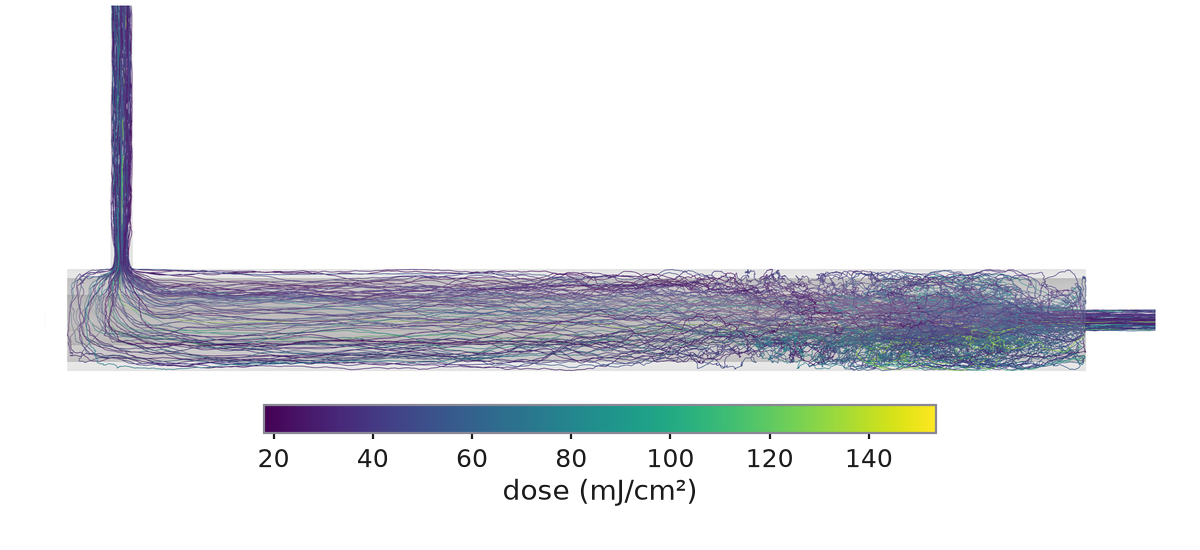
#> input picture figures/renders/pipe-tracks.png, 1200 x 550 px
$ python -i render_sozzi.py   (imports and definitions only)
#> lines starting #> are read from the running program, lines starting #| are printed output that depends on the picture
#!/usr/bin/env python3
"""Pipeline images from a finished Sozzi run (needs pyvista, Pillow, matplotlib).

    python3 scripts/render_sozzi.py <case> [--time 2060]

The deck's images come from the slide 10 DO run (72 directions), traced with writeVtk on: the case
case/slide10_dom6_lu_B under the Sozzi run directory, time 2060.

The case needs the flow and G at the given time, readable by pyvista through a file named out.foam
beside constant/, and postProcessing/radiationDose/<time>/{trajectories.vtk,doseDistribution.csv}.
Writes figures/renders/pipe-{flow,G,tracks,dose,response}.png, all 1200x550.
"""

import argparse
from pathlib import Path

import matplotlib

# [1 line not run here, left out]
import matplotlib.pyplot as plt
import numpy as np
import pyvista as pv
from common import INK, THIS, load_doses, log_reduction
from common import RENDERS as OUT
from PIL import Image, ImageChops

W, H = 1200, 550  # output size of every pipeline image
WIN_H = 900  # 4:3 render window; view_midplane is framed for it
N_TRACKS = 100
LEG_TRIM = 0.315  # fraction of the content height cut from the top (shortens the outlet leg)
CROP = ((-0.02, 0.95), (-0.055, 0.17))  # x, z extent of the view (m)


_CROP = {}


def fit_canvas(path, pad=0.04):
    """Crop to content, trim the top of the outlet leg, then place on a white W:H canvas.

    The content sits at the top of the canvas; the space below is left for the colour bar.
    """
#> called with path = '../figures/renders/pipe-tracks.png', pad = 0.04
    im = Image.open(path).convert("RGB")
#> im is the input picture: PIL image 1200x550 RGB; mean R, G, B 229.7, 231, 234.3
    # The first image sets the crop; the rest reuse it so all three line up.
    if "bbox" not in _CROP:
        _CROP["bbox"] = ImageChops.difference(im, Image.new("RGB", im.size, "white")).getbbox()
    x0, y0, x1, y1 = _CROP["bbox"]
#> x0 = 44; y0 = 3; x1 = 1158; y1 = 506
    im = im.crop((x0, y0 + round(LEG_TRIM * (y1 - y0)), x1, y1))
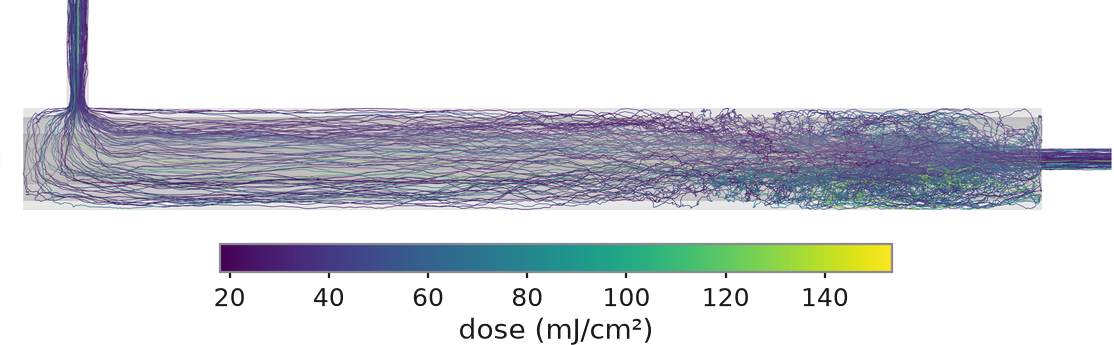
#> im: PIL image 1114x345 RGB; mean R, G, B 213.1, 215.3, 220.6
    w, h = im.size
#> w = 1114; h = 345
    cw = max(w * (1 + 2 * pad), h * (1 + 2 * pad) * W / H)
#> cw = 1203.1
    ch = cw * H / W
#> ch = 551.4
    canvas = Image.new("RGB", (round(cw), round(ch)), "white")
#> canvas: PIL image 1203x551 RGB; every value is 255
    canvas.paste(im, ((canvas.width - w) // 2, round(0.005 * w)))
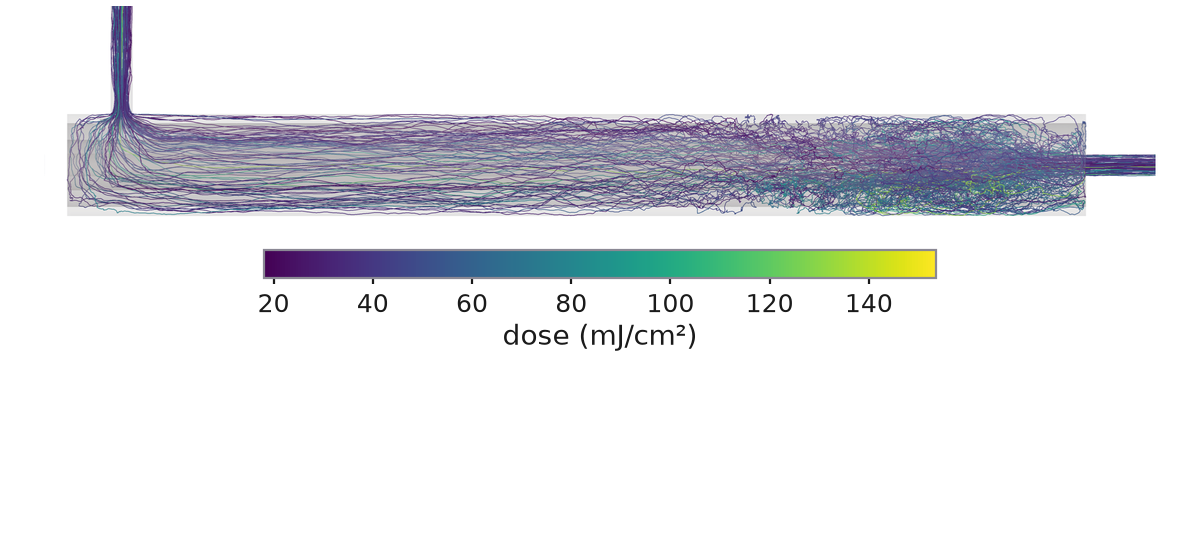
#> canvas: PIL image 1203x551 RGB; mean R, G, B 230.7, 232, 235
    canvas.resize((W, H), Image.LANCZOS).save(path)


# [143 lines left out: functions plotter, view_midplane, field_image, add_bar, main, not called in this run]


# [2 lines not run here, left out]

>>> result = fit_canvas('../figures/renders/pipe-tracks.png')

$ run again, on figures/renders/inlet-seeding.png
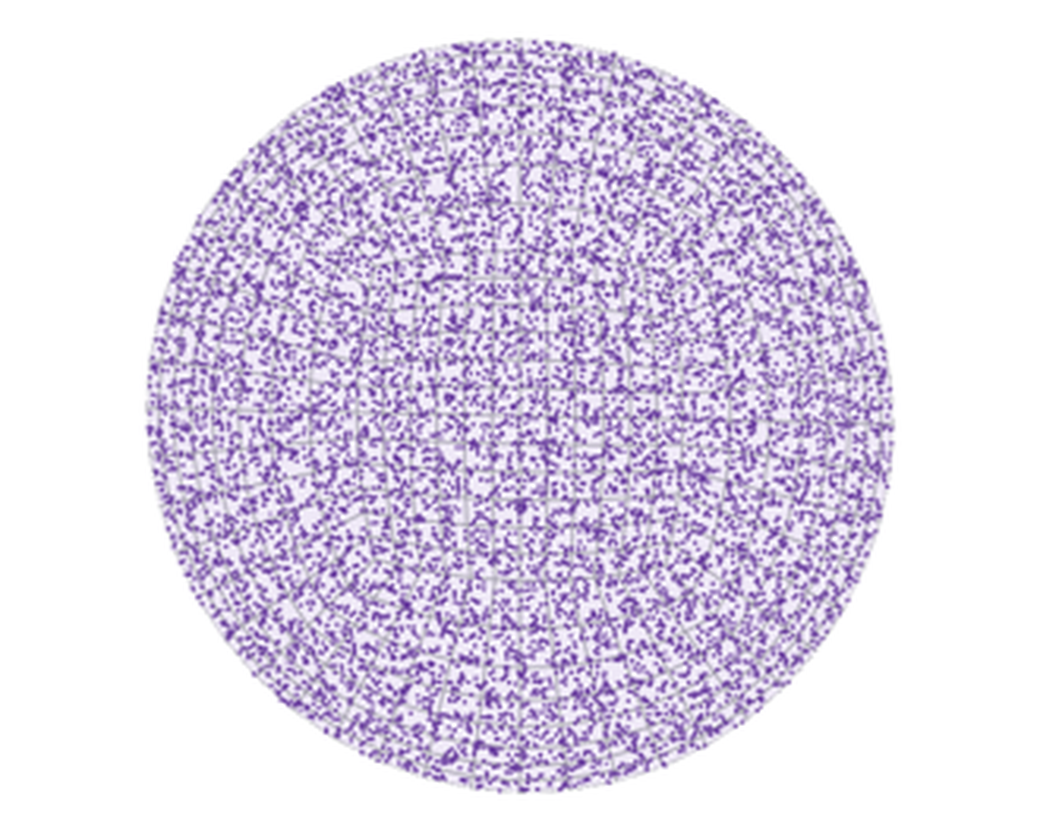
#> input picture figures/renders/inlet-seeding.png, 1040 x 832 px
#> in fit_canvas, im is the input picture: PIL image 1040x832 RGB; mean R, G, B 224, 215.8, 234.4
#> x0 = 138; y0 = 31; x1 = 902; y1 = 801
#> in fit_canvas, `im = im.crop((x0, y0 + round(LEG_TRIM * (y1 - y0)), x1, y1))`:
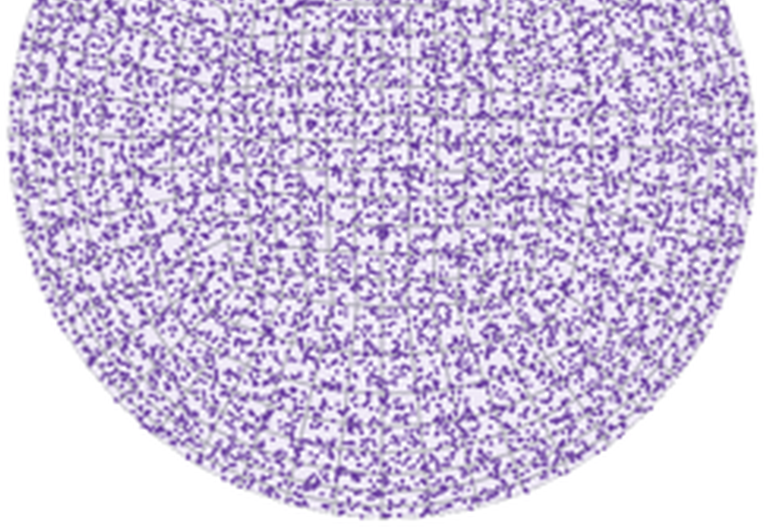
#> im: PIL image 764x527 RGB; mean R, G, B 206, 193.1, 222.5
#> in fit_canvas, `canvas.paste(im, ((canvas.width - w) // 2, round(0.005 * w)))`:
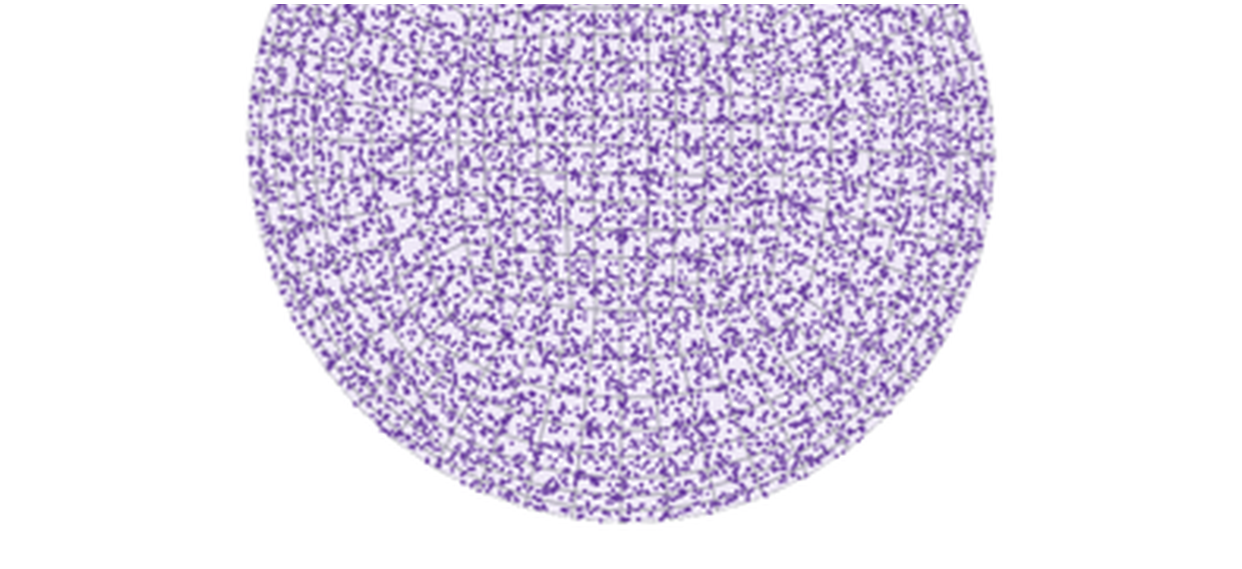
#> canvas: PIL image 1242x569 RGB; mean R, G, B 227.1, 219.8, 236.5

$ run again, on figures/renders/pipe-flow.png
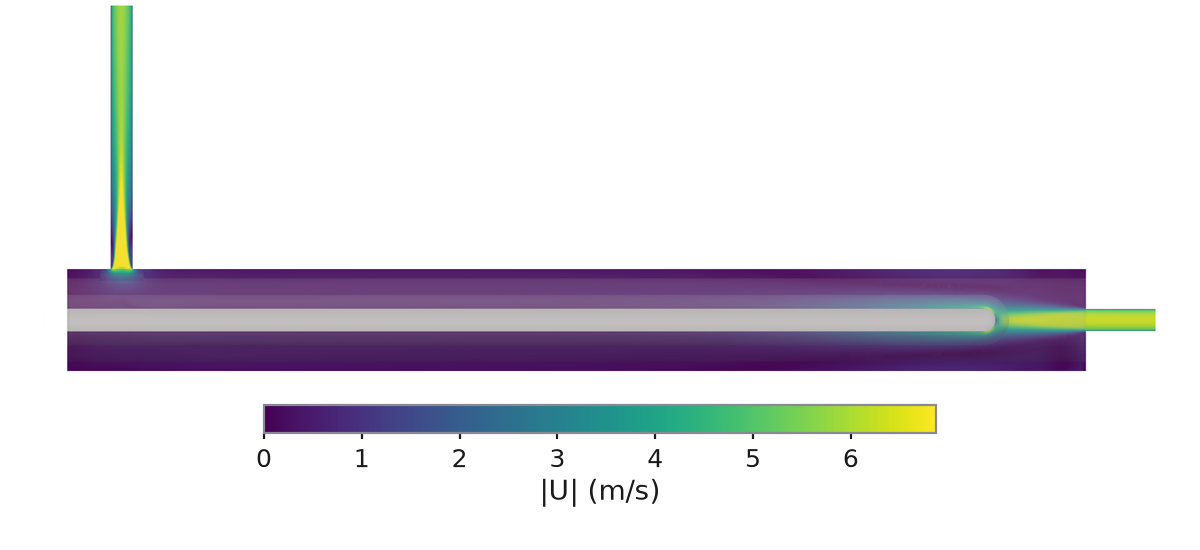
#> input picture figures/renders/pipe-flow.png, 1200 x 550 px
#> in fit_canvas, im is the input picture: PIL image 1200x550 RGB; mean R, G, B 225.3, 222.9, 228.2
#> x0 = 44; y0 = 3; x1 = 1158; y1 = 507
#> in fit_canvas, `im = im.crop((x0, y0 + round(LEG_TRIM * (y1 - y0)), x1, y1))`:
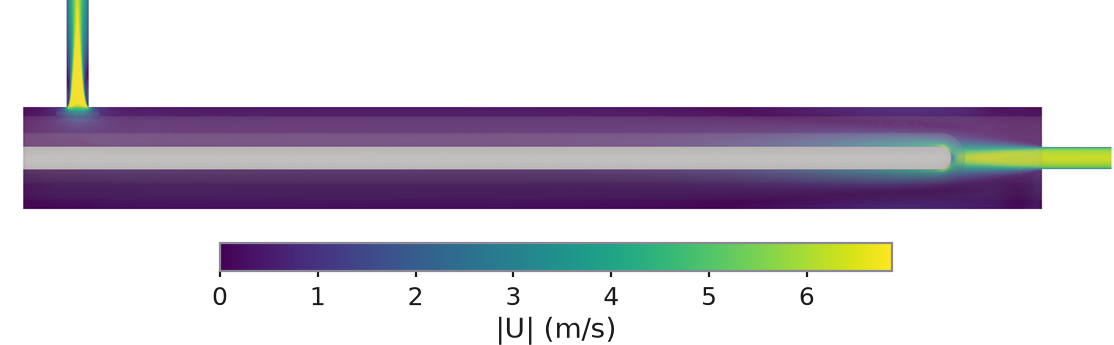
#> im: PIL image 1114x345 RGB; mean R, G, B 205.4, 200.6, 210.3
#> in fit_canvas, `canvas.resize((W, H), Image.LANCZOS).save(path)`:
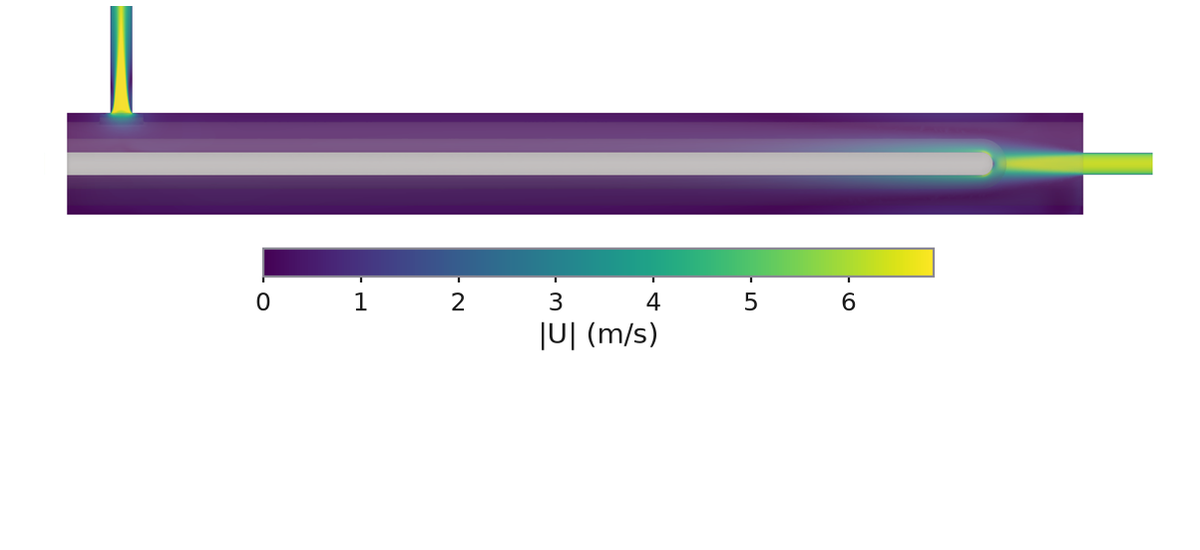
#> saved as pipe-flow.png: PIL image 1200x550 RGB; mean R, G, B 226.2, 223.4, 229
